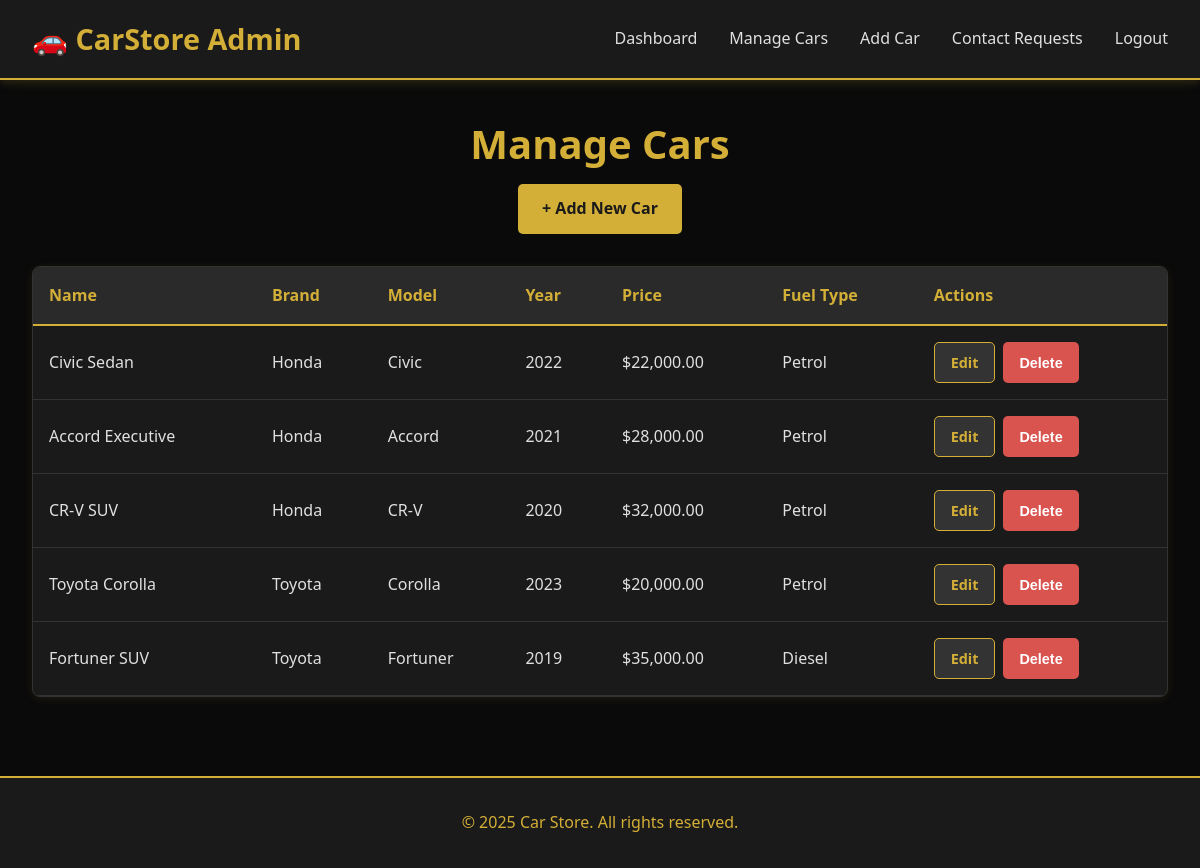
Screenshot of /admin/manage-cars.php (signed in) with the database file from the repository.
### tables this page shows
CREATE TABLE IF NOT EXISTS cars (
    id INT PRIMARY KEY AUTO_INCREMENT,
    name VARCHAR(100) NOT NULL,
    brand VARCHAR(50) NOT NULL,
    model VARCHAR(50) NOT NULL,
    year INT NOT NULL,
    price DECIMAL(10, 2) NOT NULL,
    mileage INT,
    fuel_type VARCHAR(20),
    transmission VARCHAR(20),
    color VARCHAR(30),
    description LONGTEXT,
    image VARCHAR(255),
    created_at TIMESTAMP DEFAULT CURRENT_TIMESTAMP,
    updated_at TIMESTAMP DEFAULT CURRENT_TIMESTAMP ON UPDATE CURRENT_TIMESTAMP
);

### admin/manage-cars.php (the view, shortened to what this page needs)
<?php
require_once('../includes/db.php');
$sql = "SELECT * FROM cars ORDER BY created_at DESC";
$result = $conn->query($sql);
$cars = array();
if ($result->num_rows > 0) {
    while ($row = $result->fetch_assoc()) {
        $cars[] = $row;
    }
}
?>
<!DOCTYPE html>
<html lang="en">
<head>
    <link rel="stylesheet" href="../css/style.css">
</head>
<body>
<nav class="navbar">
    <div class="nav-container">
        <div class="nav-logo">
            <h1>🚗 CarStore Admin</h1>
        </div>
        <ul class="nav-menu">
            <li><a href="index.php">Dashboard</a></li>
            <li><a href="manage-cars.php">Manage Cars</a></li>
            <li><a href="add-car.php">Add Car</a></li>
            <li><a href="manage-contacts.php">Contact Requests</a></li>
            <li><a href="logout.php">Logout</a></li>
        </ul>
    </div>
</nav>
<main>
    <div class="page-title">
        <h2>Manage Cars</h2>
        <a href="add-car.php" class="btn">+ Add New Car</a>
    </div>
    <?php if (!empty($cars)): ?>
        <div class="table-container">
            <table>
                <thead>
                    <tr>
                        <th>Name</th>
                        <th>Brand</th>
                        <th>Model</th>
                        <th>Year</th>
                        <th>Price</th>
                        <th>Fuel Type</th>
                        <th>Actions</th>
                    </tr>
                </thead>
                <tbody>
                    <?php foreach ($cars as $car): ?>
                        <tr>
                            <td><?php echo htmlspecialchars($car['name']); ?></td>
                            <td><?php echo htmlspecialchars($car['brand']); ?></td>
                            <td><?php echo htmlspecialchars($car['model']); ?></td>
                            <td><?php echo $car['year']; ?></td>
                            <td>$<?php echo number_format($car['price'], 2); ?></td>
                            <td><?php echo htmlspecialchars($car['fuel_type'] ?? 'N/A'); ?></td>
                            <td>
                                <div class="table-actions">
                                    <a href="edit-car.php?id=<?php echo $car['id']; ?>" class="btn btn-secondary">Edit</a>
                                    <button onclick="deleteCar(<?php echo $car['id']; ?>)" class="btn btn-danger">Delete</button>
                                </div>
                            </td>
                        </tr>
                    <?php endforeach; ?>
                </tbody>
            </table>
        </div>
    <?php endif; ?>
</main>
<footer class="footer">
    <div class="footer-content">
        <p>&copy; 2025 Car Store. All rights reserved.</p>
    </div>
</footer>
</body>
</html>

### css/style.css (style rules this page uses)
* { margin: 0; padding: 0; box-sizing: border-box; }
body { font-family: 'Segoe UI', Tahoma, Geneva, Verdana, sans-serif; line-height: 1.6; color: #e0e0e0; background-color: #0a0a0a; }
.navbar { background-color: #1a1a1a; color: #d4af37; padding: 1rem 0; position: sticky; top: 0; box-shadow: 0 2px 10px rgba(212, 175, 55, 0.2); z-index: 100; border-bottom: 2px solid #d4af37; }
.nav-container { max-width: 1200px; margin: 0 auto; display: flex; justify-content: space-between; align-items: center; padding: 0 2rem; }
.nav-logo h1 { font-size: 1.8rem; font-weight: bold; color: #d4af37; }
.nav-menu { display: flex; list-style: none; gap: 2rem; }
.nav-menu a { color: #e0e0e0; text-decoration: none; transition: color 0.3s; font-weight: 500; }
main { max-width: 1200px; margin: 2rem auto; padding: 0 2rem; min-height: calc(100vh - 200px); }
.footer { background-color: #1a1a1a; color: #d4af37; text-align: center; padding: 2rem; margin-top: 4rem; border-top: 2px solid #d4af37; }
.footer-content { max-width: 1200px; margin: 0 auto; }
.page-title { text-align: center; margin-bottom: 2rem; color: #d4af37; }
.page-title h2 { font-size: 2.5rem; margin-bottom: 0.5rem; color: #d4af37; }
.btn { display: inline-block; padding: 0.75rem 1.5rem; background: #d4af37; color: #1a1a1a; text-decoration: none; border-radius: 5px; transition: background 0.3s; border: none; cursor: pointer; font-size: 1rem; font-weight: 600; }
.btn-secondary { background: #333; color: #d4af37; border: 1px solid #d4af37; }
.btn-danger { background: #d9534f; color: white; }
.table-container { background: #1a1a1a; border-radius: 8px; overflow: hidden; box-shadow: 0 2px 10px rgba(212, 175, 55, 0.1); margin-bottom: 2rem; border: 1px solid #333; }
table { width: 100%; border-collapse: collapse; }
th { background: #2a2a2a; color: #d4af37; padding: 1rem; text-align: left; font-weight: 600; border-bottom: 2px solid #d4af37; }
td { padding: 1rem; border-bottom: 1px solid #333; color: #e0e0e0; }
.table-actions { display: flex; gap: 0.5rem; }
.table-actions a, .table-actions button { padding: 0.5rem 1rem; font-size: 0.9rem; }

### rows the page displays
cars: name "Civic Sedan", brand "Honda", model "Civic", year "2022", price "22,000.00", fuel_type "Petrol"
cars: name "Accord Executive", brand "Honda", model "Accord", year "2021", price "28,000.00", fuel_type "Petrol"
cars: name "CR-V SUV", brand "Honda", model "CR-V", year "2020", price "32,000.00", fuel_type "Petrol"
cars: name "Toyota Corolla", brand "Toyota", model "Corolla", year "2023", price "20,000.00", fuel_type "Petrol"
cars: name "Fortuner SUV", brand "Toyota", model "Fortuner", year "2019", price "35,000.00", fuel_type "Diesel"
